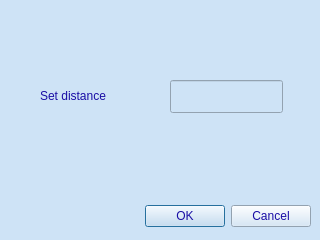
<?xml version="1.0" encoding="UTF-8"?>
<ui version="4.0">
 <class>DistanceDialog</class>
 <widget class="QDialog" name="DistanceDialog">
  <property name="geometry">
   <rect>
    <x>0</x>
    <y>0</y>
    <width>320</width>
    <height>240</height>
   </rect>
  </property>
  <property name="windowTitle">
   <string>Dialog</string>
  </property>
  <property name="styleSheet">
   <string notr="true">background-color: rgb(206, 227, 246);
font: 75 italic bold 14pt &quot;Liberation Serif&quot;;
color:rgb(26, 14, 165)</string>
  </property>
  <widget class="QDialogButtonBox" name="buttonBox">
   <property name="geometry">
    <rect>
     <x>10</x>
     <y>200</y>
     <width>301</width>
     <height>32</height>
    </rect>
   </property>
   <property name="orientation">
    <enum>Qt::Horizontal</enum>
   </property>
   <property name="standardButtons">
    <set>QDialogButtonBox::Cancel|QDialogButtonBox::Ok</set>
   </property>
  </widget>
  <widget class="QLabel" name="label">
   <property name="geometry">
    <rect>
     <x>40</x>
     <y>80</y>
     <width>101</width>
     <height>31</height>
    </rect>
   </property>
   <property name="text">
    <string>Set distance</string>
   </property>
  </widget>
  <widget class="QLineEdit" name="lineEdit">
   <property name="geometry">
    <rect>
     <x>170</x>
     <y>80</y>
     <width>113</width>
     <height>33</height>
    </rect>
   </property>
   <property name="autoFillBackground">
    <bool>false</bool>
   </property>
  </widget>
 </widget>
 <resources/>
 <connections>
  <connection>
   <sender>buttonBox</sender>
   <signal>accepted()</signal>
   <receiver>DistanceDialog</receiver>
   <slot>accept()</slot>
   <hints>
    <hint type="sourcelabel">
     <x>248</x>
     <y>254</y>
    </hint>
    <hint type="destinationlabel">
     <x>157</x>
     <y>274</y>
    </hint>
   </hints>
  </connection>
  <connection>
   <sender>buttonBox</sender>
   <signal>rejected()</signal>
   <receiver>DistanceDialog</receiver>
   <slot>reject()</slot>
   <hints>
    <hint type="sourcelabel">
     <x>316</x>
     <y>260</y>
    </hint>
    <hint type="destinationlabel">
     <x>286</x>
     <y>274</y>
    </hint>
   </hints>
  </connection>
 </connections>
</ui>
